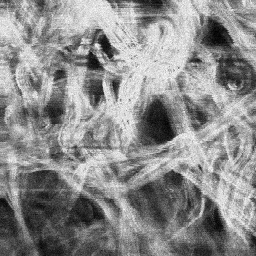
#> input picture bin_data/collagen.png, 256 x 256 px
$ jupyter execute glcm_gray_level_co_occurance_matrix.ipynb   (older library calls are emulated)
#> lines starting #> are read from the running program, lines starting #| are printed output that depends on the picture
### №1 Section for importing main libraries and defining main function

[cell 1]
import os
import numpy as np
import matplotlib.pyplot as plt
import statistics
from skimage.transform import rescale
from PIL import Image
from skimage.feature import greycomatrix

def plot2figs(image1, image2, title):
    plt.subplot(1,2,1)
    plt.axis('off')
    plt.imshow(image1, cmap=plt.cm.gray)
    plt.title('Original image')
    plt.subplot(1,2,2)
    plt.axis('off')
    plt.imshow(image2, cmap=plt.cm.gray)
    plt.title(title)
    plt.show()

### №2 Section for loading image

[cell 2]
image = Image.open(os.path.join('../bin_data', 'collagen.png'))
#> image is the input picture: PIL image 256x256 L; min 0, max 255, mean 139.3
print('Original image')
plt.imshow(image)
plt.show()

### №3 Section for Gray-Level Co-Occurrence Matrix (GLCM)

[cell 3]
rescaled = rescale(np.asarray(image), 0.25)
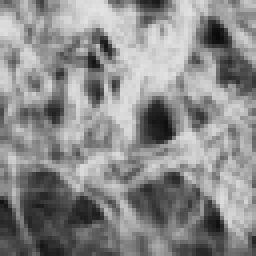
#> rescaled: shape (64, 64) float64 (shown 4 times larger); min 0.0416, max 0.893, mean 0.546
glcm = greycomatrix((rescaled*256).astype(np.int32), distances=[5], angles=[0], levels=256, symmetric=True, normed=True)
plt.imshow(glcm[0:256,0:256,0,0])
plt.title('GLCM matrix for image with distance=5')
plt.show()
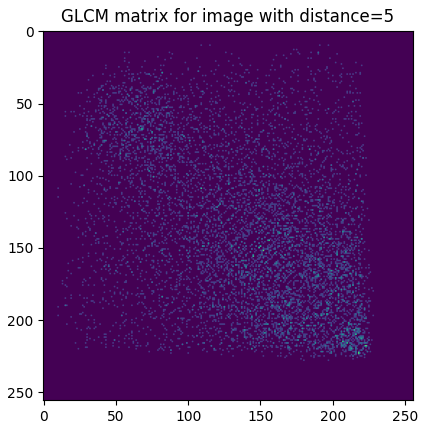
#> figure drawn by matplotlib, 1 panel
